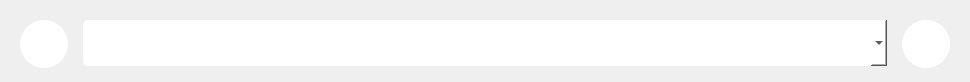
<?xml version="1.0" encoding="UTF-8"?>
<ui version="4.0">
 <class>ListField</class>
 <widget class="QWidget" name="ListField">
  <property name="geometry">
   <rect>
    <x>0</x>
    <y>0</y>
    <width>970</width>
    <height>82</height>
   </rect>
  </property>
  <property name="sizePolicy">
   <sizepolicy hsizetype="Preferred" vsizetype="Preferred">
    <horstretch>1</horstretch>
    <verstretch>1</verstretch>
   </sizepolicy>
  </property>
  <property name="minimumSize">
   <size>
    <width>0</width>
    <height>75</height>
   </size>
  </property>
  <property name="maximumSize">
   <size>
    <width>970</width>
    <height>82</height>
   </size>
  </property>
  <property name="baseSize">
   <size>
    <width>970</width>
    <height>230</height>
   </size>
  </property>
  <property name="font">
   <font>
    <pointsize>18</pointsize>
   </font>
  </property>
  <property name="windowTitle">
   <string>Form</string>
  </property>
  <property name="styleSheet">
   <string notr="true">QPushButton {
	width: 48px;
	height: 48px;
	border-radius: 24px;
	background-color: white;
}

QPushButton:Hover {
	background-color: #c3c3c3;
}

QPushButton:Pressed {
	background-color: #a3a3a3;
}</string>
  </property>
  <layout class="QGridLayout" name="gridLayout_3">
   <item row="0" column="0">
    <widget class="QWidget" name="InnerTextField" native="true">
     <property name="sizePolicy">
      <sizepolicy hsizetype="Preferred" vsizetype="Preferred">
       <horstretch>0</horstretch>
       <verstretch>0</verstretch>
      </sizepolicy>
     </property>
     <property name="styleSheet">
      <string notr="true">QComboBox {
	border-radius: 5px;
	background-color:white;
}

QComboBox:focus {
	border: 2px solid #64B5FF;
}
</string>
     </property>
     <layout class="QGridLayout" name="gridLayout_2">
      <property name="horizontalSpacing">
       <number>15</number>
      </property>
      <property name="verticalSpacing">
       <number>0</number>
      </property>
      <item row="2" column="2">
       <widget class="QPushButton" name="preview">
        <property name="minimumSize">
         <size>
          <width>48</width>
          <height>48</height>
         </size>
        </property>
        <property name="cursor">
         <cursorShape>PointingHandCursor</cursorShape>
        </property>
        <property name="text">
         <string/>
        </property>
        <property name="icon">
         <iconset>
          <normalon>:/rec/img/icons/preview.png</normalon>
         </iconset>
        </property>
        <property name="iconSize">
         <size>
          <width>32</width>
          <height>32</height>
         </size>
        </property>
       </widget>
      </item>
      <item row="1" column="1" rowspan="2">
       <widget class="QComboBox" name="comboBox">
        <property name="sizePolicy">
         <sizepolicy hsizetype="Preferred" vsizetype="Preferred">
          <horstretch>1</horstretch>
          <verstretch>0</verstretch>
         </sizepolicy>
        </property>
        <property name="minimumSize">
         <size>
          <width>194</width>
          <height>46</height>
         </size>
        </property>
        <property name="baseSize">
         <size>
          <width>970</width>
          <height>230</height>
         </size>
        </property>
        <property name="font">
         <font>
          <pointsize>18</pointsize>
         </font>
        </property>
        <property name="cursor">
         <cursorShape>PointingHandCursor</cursorShape>
        </property>
        <property name="mouseTracking">
         <bool>true</bool>
        </property>
        <property name="focusPolicy">
         <enum>Qt::StrongFocus</enum>
        </property>
        <property name="styleSheet">
         <string notr="true"/>
        </property>
       </widget>
      </item>
      <item row="2" column="0">
       <widget class="QPushButton" name="remove">
        <property name="minimumSize">
         <size>
          <width>48</width>
          <height>48</height>
         </size>
        </property>
        <property name="baseSize">
         <size>
          <width>0</width>
          <height>1</height>
         </size>
        </property>
        <property name="cursor">
         <cursorShape>PointingHandCursor</cursorShape>
        </property>
        <property name="text">
         <string/>
        </property>
        <property name="icon">
         <iconset>
          <normalon>:/rec/img/icons/remove.png</normalon>
         </iconset>
        </property>
        <property name="iconSize">
         <size>
          <width>32</width>
          <height>32</height>
         </size>
        </property>
       </widget>
      </item>
     </layout>
    </widget>
   </item>
  </layout>
 </widget>
 <resources/>
 <connections/>
</ui>
